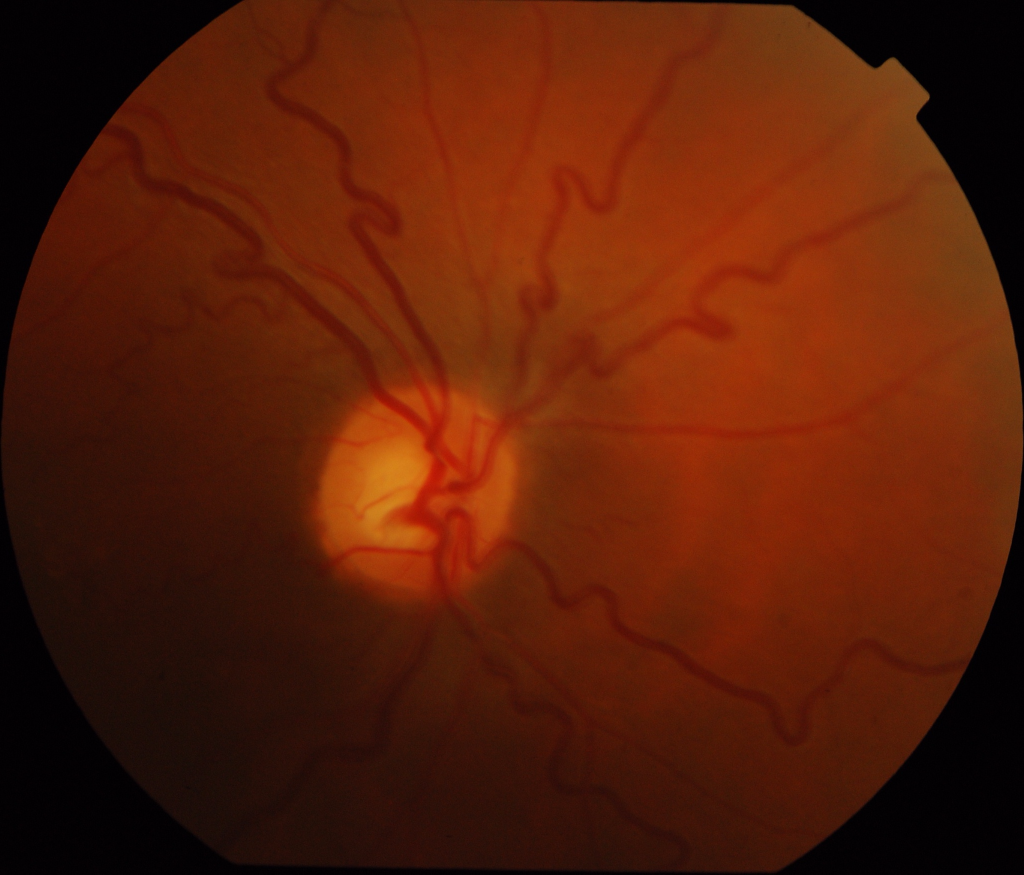
#> input picture Images/training/drishtiGS_098.png, 2048 x 1749 px (shown at 1/2 size)
$ python preprocessing.py
#> lines starting #> are read from the running program, lines starting #| are printed output that depends on the picture; after the words box and inside, x2 and y2 are one past the last pixel; in counts of white or black regions, pixels touching at a corner belong together
import cv2
import numpy as np
from matplotlib import pyplot as plt

# Load the fundus image
fundus_image = cv2.imread('Images/training/drishtiGS_098.png')
#> fundus_image is the input picture: shape (1749, 2048, 3); mean B, G, R 8.1, 30, 88

# Get the dimensions of the image
height, width, _ = fundus_image.shape
#> height = 1749; width = 2048

# Crop the image along the y-axis from 700 to 1400
# Taking the entire width for x-axis
fundus_cropped = fundus_image[550:1300, 0:width]

# Convert the image to graysca
gray_image = cv2.cvtColor(fundus_cropped, cv2.COLOR_BGR2GRAY)
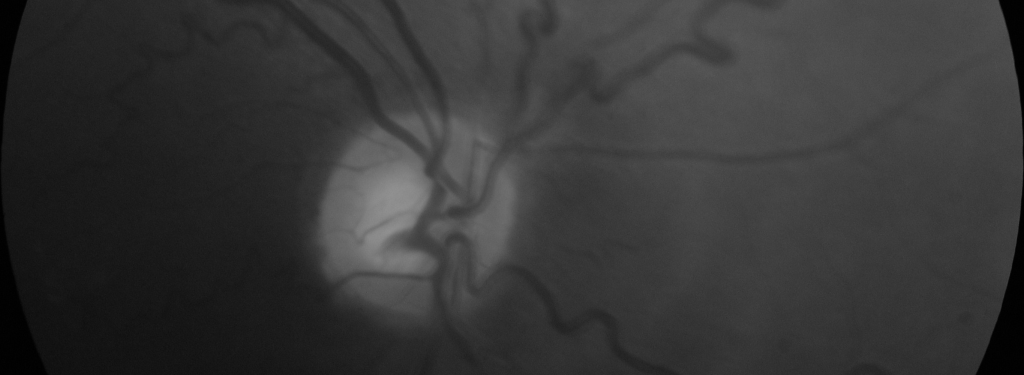
#> gray_image: shape (750, 2048) (shown at 1/2 size); min 0, max 146, mean 54.1

# Normalize the image to the range 0-255
normalized_image = cv2.normalize(gray_image, None, alpha=0, beta=255, norm_type=cv2.NORM_MINMAX)
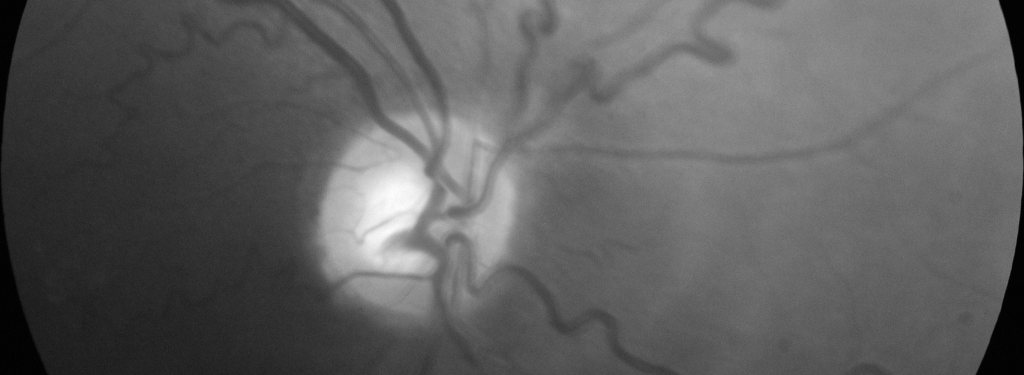
#> normalized_image: shape (750, 2048) (shown at 1/2 size); min 0, max 255, mean 94.5

# Apply CLAHE (Contrast Limited Adaptive Histogram Equalization)
#clahe = cv2.createCLAHE(clipLimit=2.0, tileGridSize=(8, 8))
#clahe_image = clahe.apply(gray_image)

# Apply thresholding
_, binary_image = cv2.threshold(normalized_image, 130, 255, cv2.THRESH_BINARY)
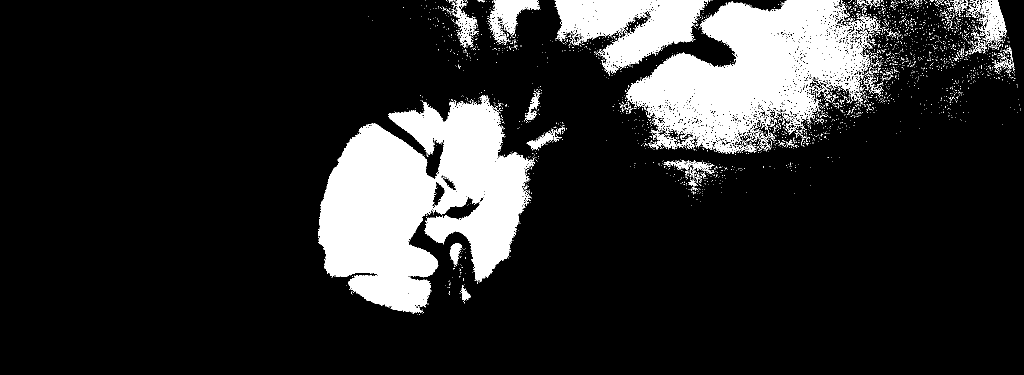
#> binary_image: shape (750, 2048) (shown at 1/2 size); 15.3% white; 3221 white regions (3128 under 20 px), largest, box (x1, y1, x2, y2) and area: (636, 190, 1070, 628) 111006, (1251, 0, 1745, 308) 75341, (1109, 0, 1416, 146) 23855

# Perform morphological closing
kernel_open = np.ones((20, 20), np.uint8)
opened_image=cv2.morphologyEx(binary_image, cv2.MORPH_OPEN, kernel_open)
#> opened_image: shape (750, 2048); 9.4% white; 10 white regions, largest, box (x1, y1, x2, y2) and area: (642, 256, 872, 608) 60274, (793, 218, 1048, 550) 40397, (1322, 0, 1650, 205) 27513
kernel_close = np.ones((100,100),np.uint8)
closed_image = cv2.morphologyEx(opened_image, cv2.MORPH_CLOSE, kernel_close)
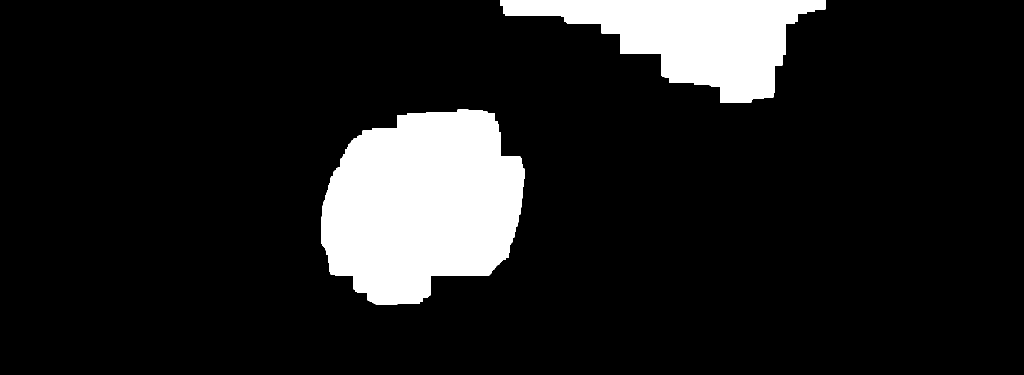
#> closed_image: shape (750, 2048) (shown at 1/2 size); 12.1% white; 2 white regions

# Find contours
contours, _ = cv2.findContours(closed_image, cv2.RETR_EXTERNAL, cv2.CHAIN_APPROX_SIMPLE)
#> contours = 2 contours; box (x1, y1, x2, y2) and area: (643, 219, 1049, 609) 119785, (1000, 0, 1651, 206) 64989

# Check if any contours were found
if not contours:
    raise ValueError("No contours found in the image")

# Get the largest contour
largest_contour = max(contours, key=cv2.contourArea)
#> largest_contour = contour of 283 points, box (x1, y1, x2, y2) (643, 219, 1049, 609), area 119785

# Get the bounding rectangle of the largest contour
x, y, w, h = cv2.boundingRect(largest_contour)
#> x = 643; y = 219; w = 406; h = 390

# Ensure the crop area is within the image bounds
y1, y2 = max(0, y-30), min(fundus_cropped.shape[0], y+h+30)
#> y1 = 189; y2 = 639
x1, x2 = max(0, x-30), min(fundus_cropped.shape[1], x+w+30)
#> x1 = 613; x2 = 1079

# Crop the image to the bounding rectangle
optic_disc_cropped = fundus_cropped[y1:y2, x1:x2]
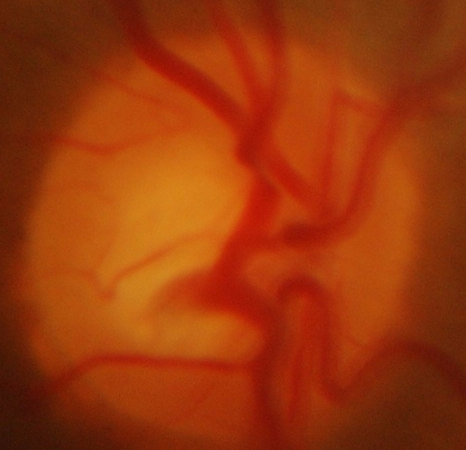
#> optic_disc_cropped: shape (450, 466, 3); mean B, G, R 11.4, 55.6, 155.2

# Create a subplot with 3 rows and 2 columns
plt.figure(figsize=(12, 10))

# Plot the original image
plt.subplot(2, 3, 1)
plt.imshow(gray_image, cmap='gray')
plt.title('Gray Image')

# Plot the gray image
plt.subplot(2, 3, 2)
plt.imshow(normalized_image, cmap='gray')
plt.title('Normalized Image')

# Plot the binary image
plt.subplot(2, 3, 3)
plt.imshow(binary_image, cmap='gray')
plt.title('Binary Image')

# Plot the closed image
plt.subplot(2, 3, 4)
plt.imshow(closed_image, cmap='gray')
plt.title('Closed Image')

# Draw the contours on the original image
contour_image = fundus_cropped.copy()
cv2.drawContours(contour_image, [largest_contour], -1, (0, 255, 0), 2)
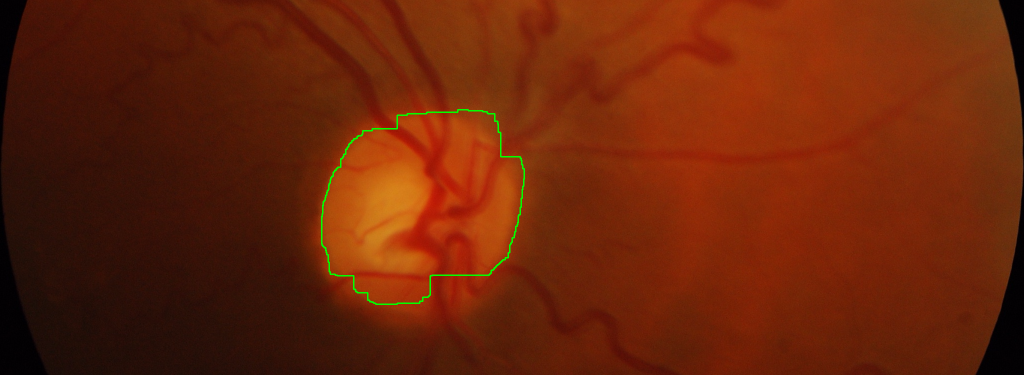
#> contour_image: shape (750, 2048, 3) (shown at 1/2 size); mean B, G, R 8.6, 36.6, 106.4

# Plot the contours image
plt.subplot(2, 3, 5)
plt.imshow(cv2.cvtColor(contour_image, cv2.COLOR_BGR2RGB))
plt.title('Contours Image')

# Plot the cropped image
plt.subplot(2, 3, 6)
plt.imshow(cv2.cvtColor(optic_disc_cropped, cv2.COLOR_BGR2RGB))
plt.title('Cropped Image')

plt.tight_layout()
plt.show()
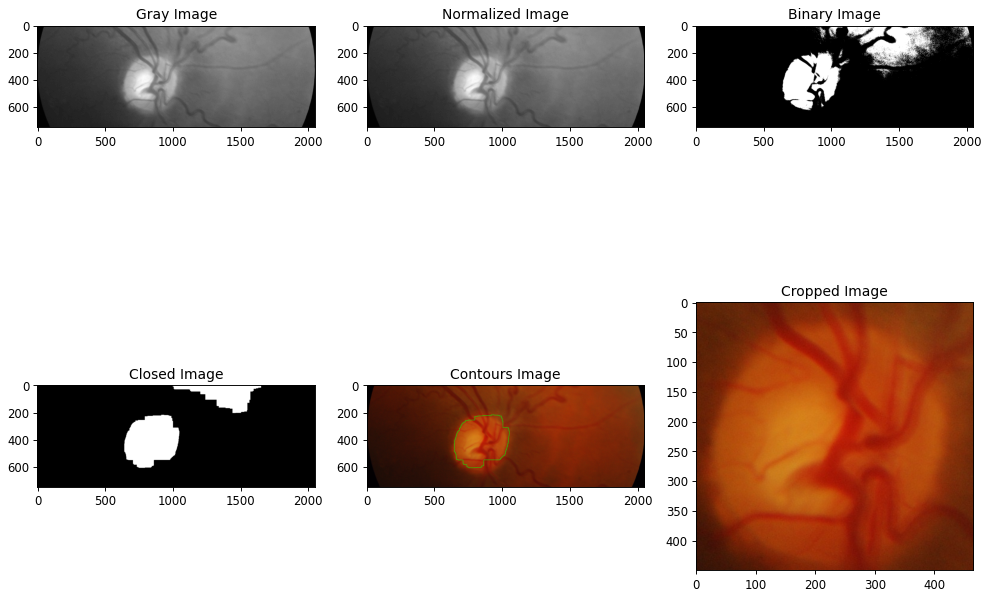
#> figure drawn by matplotlib, 6 panels

$ run again, with Images/training/drishtiGS_017.png copied over Images/training/drishtiGS_098.png
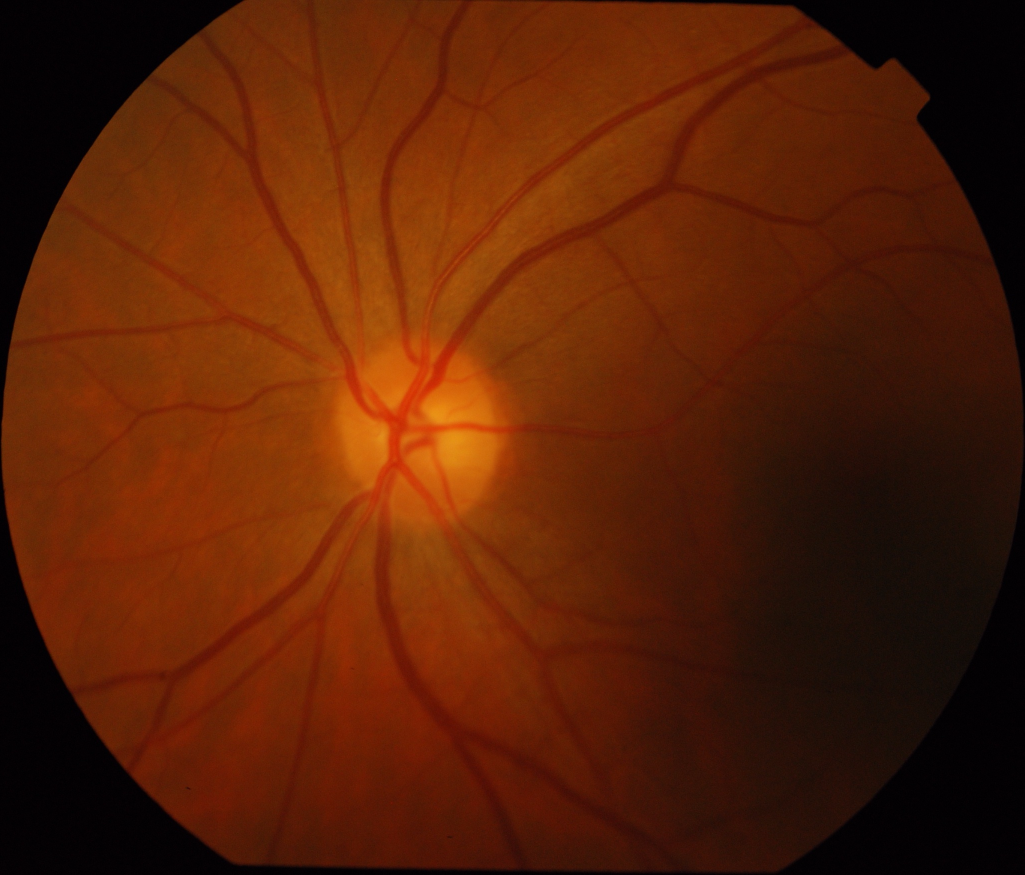
#> input picture Images/training/drishtiGS_017.png, 2049 x 1750 px (shown at 1/2 size)
#> fundus_image is the input picture: shape (1750, 2049, 3); mean B, G, R 5.7, 32.3, 88.1
#> `_, binary_image = cv2.threshold(normalized_image, 130, 255, cv2.THRESH..`:
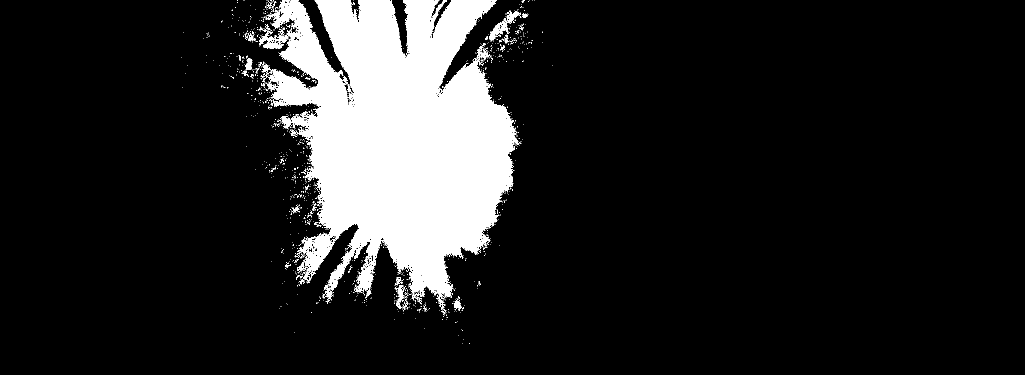
#> binary_image: shape (750, 2049) (shown at 1/2 size); 13% white; 1231 white regions (1189 under 20 px), largest, box (x1, y1, x2, y2) and area: (531, 0, 1036, 624) 191726, (978, 21, 1042, 83) 940, (518, 67, 577, 98) 835
#> opened_image: shape (750, 2049); 10.7% white; 3 white regions, box (x1, y1, x2, y2) and area: (593, 0, 1025, 569) 162823, (578, 160, 612, 195) 770, (592, 109, 612, 130) 420
#> closed_image: shape (750, 2049); 11.7% white; 1 white region
#> contours = 1 contour; box (x1, y1, x2, y2) and area: (579, 0, 1026, 570) 179279
#> largest_contour = contour of 247 points, box (x1, y1, x2, y2) (579, 0, 1026, 570), area 179279
#> x = 579; y = 0; w = 447; h = 570
#> y1 = 0; y2 = 600
#> x1 = 549; x2 = 1056
#> `cv2.drawContours(contour_image, [largest_contour], -1, (0, 255, 0), 2)`:
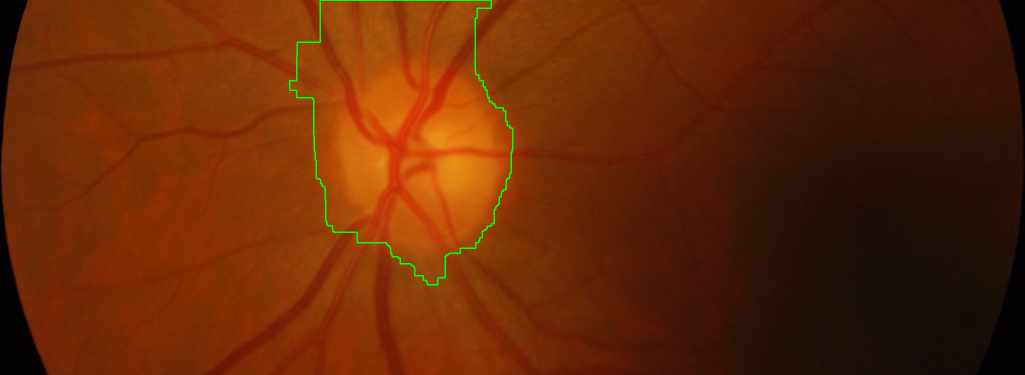
#> contour_image: shape (750, 2049, 3) (shown at 1/2 size); mean B, G, R 6.4, 40.4, 102.7

$ run again, with Images/training/drishtiGS_032.png copied over Images/training/drishtiGS_098.png
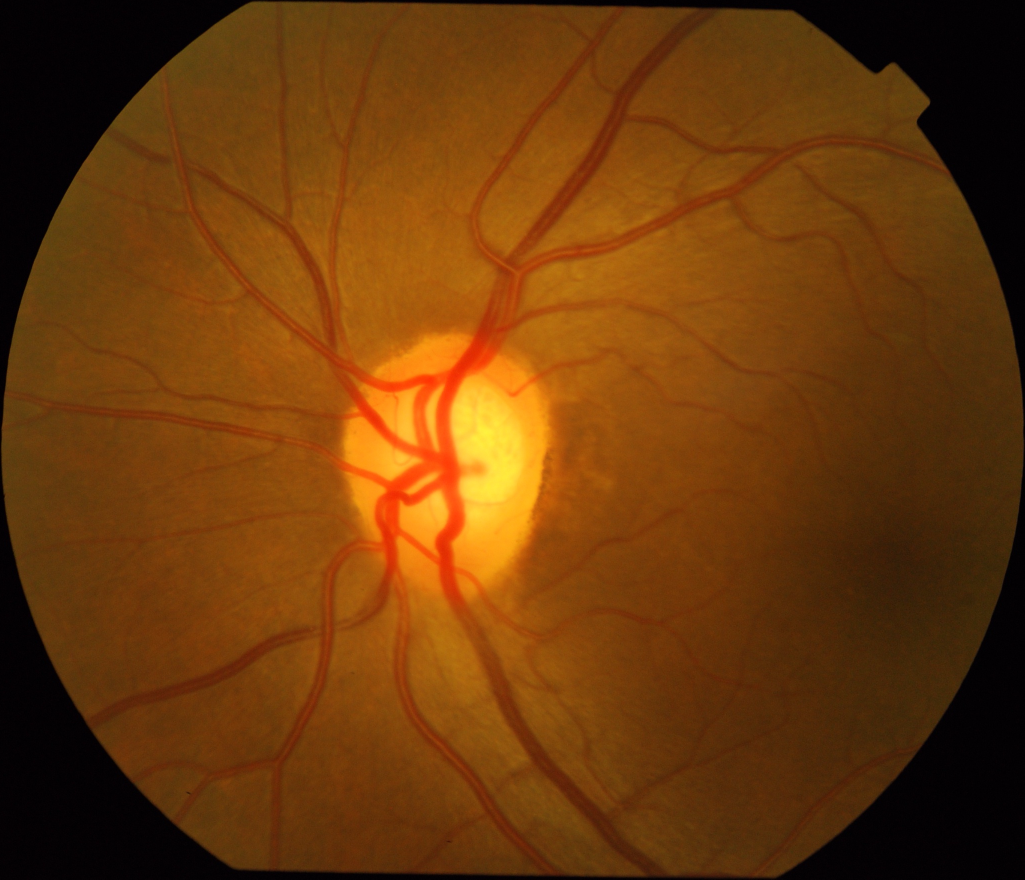
#> input picture Images/training/drishtiGS_032.png, 2049 x 1759 px (shown at 1/2 size)
#> fundus_image is the input picture: shape (1759, 2049, 3); mean B, G, R 10.7, 57.4, 107.1
#> `_, binary_image = cv2.threshold(normalized_image, 130, 255, cv2.THRESH..`:
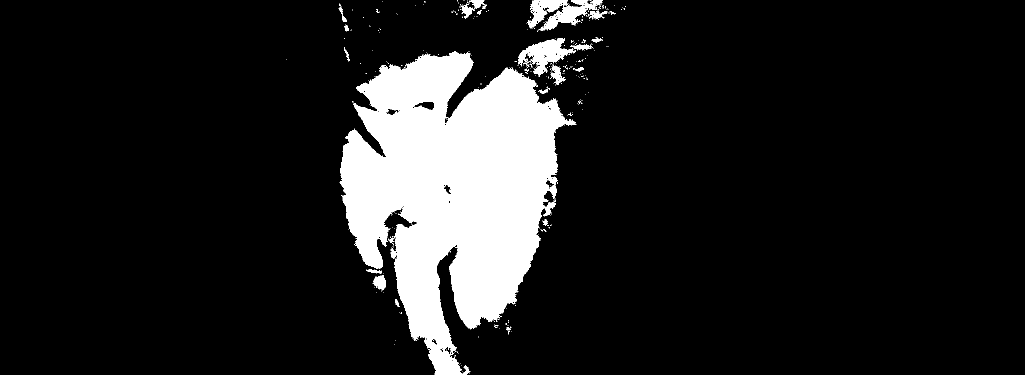
#> binary_image: shape (750, 2049) (shown at 1/2 size); 12.1% white; 355 white regions (332 under 20 px), largest, box (x1, y1, x2, y2) and area: (679, 103, 1153, 750) 173835, (1036, 76, 1151, 154) 3471, (1077, 0, 1205, 61) 2562
#> opened_image: shape (750, 2049); 10.9% white; 5 white regions, box (x1, y1, x2, y2) and area: (683, 109, 1121, 695) 164242, (864, 702, 918, 750) 1832, (1090, 84, 1115, 108) 587, (1131, 16, 1152, 37) 441, (1085, 0, 1110, 12) 295
#> closed_image: shape (750, 2049); 12.3% white; 2 white regions
#> contours = 2 contours; box (x1, y1, x2, y2) and area: (684, 110, 1122, 750) 183890, (1086, 0, 1153, 109) 4022
#> largest_contour = contour of 378 points, box (x1, y1, x2, y2) (684, 110, 1122, 750), area 183890
#> x = 684; y = 110; w = 438; h = 640
#> y1 = 80; y2 = 750
#> x1 = 654; x2 = 1152
#> `cv2.drawContours(contour_image, [largest_contour], -1, (0, 255, 0), 2)`:
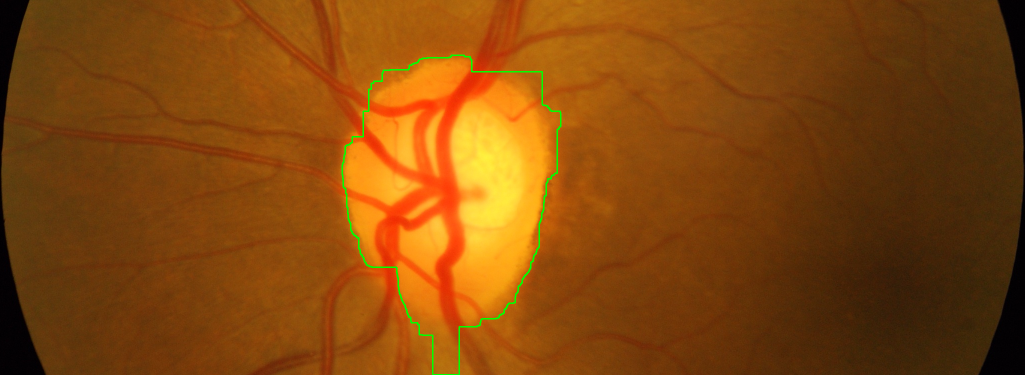
#> contour_image: shape (750, 2049, 3) (shown at 1/2 size); mean B, G, R 12.2, 71.4, 131.7
